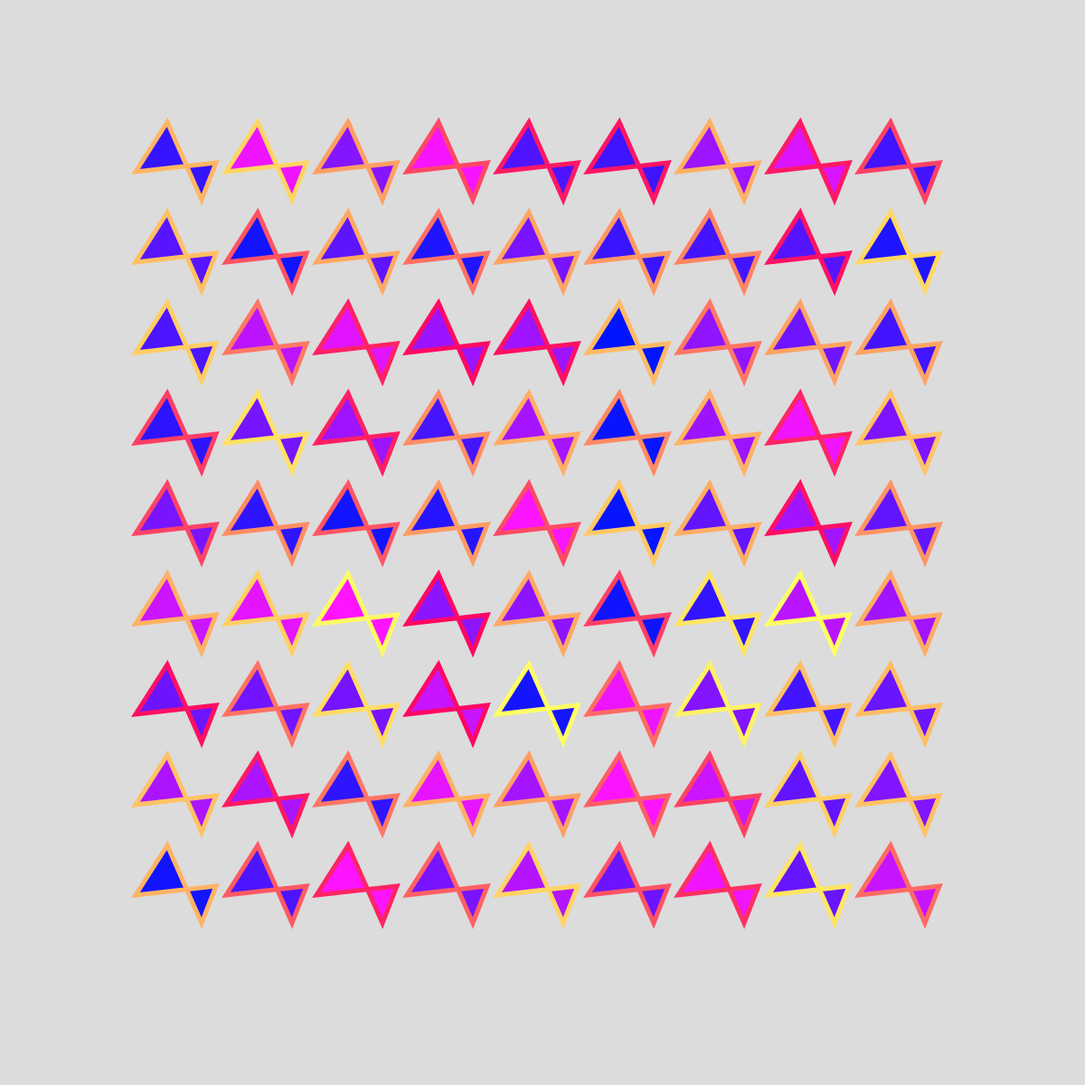
Frame 1 (no input)
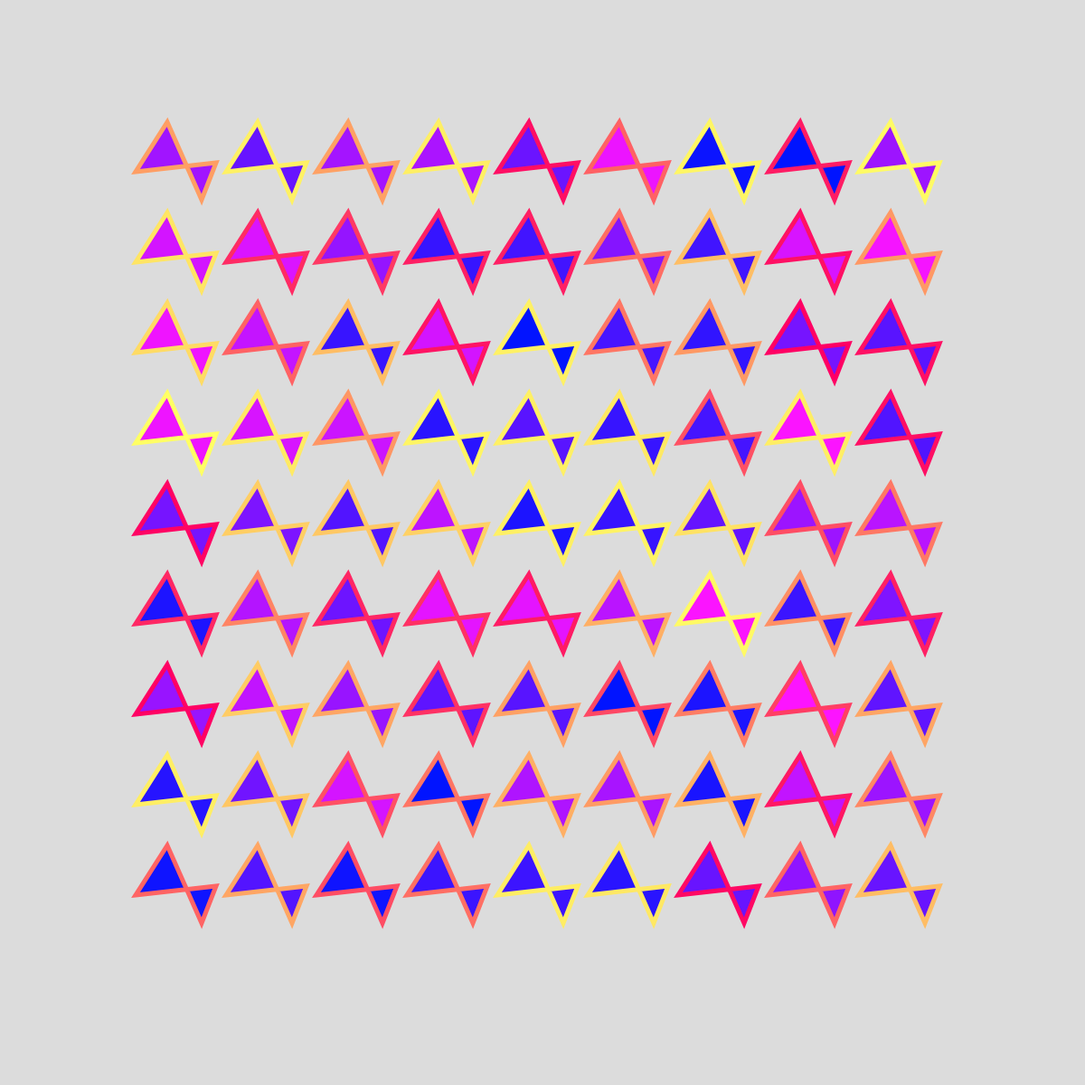
Frame 2 (the mouse pressed at the canvas centre, redrawn once)

The p5.js sketch that drew these frames (run headless with seeded random() and noise() and a simulated clock; the mouse was pressed at the canvas centre and the sketch redrawn once):

// p5.js sketch
// ── sketch.js
function setup() {
  createCanvas(1200, 1200);
  noLoop()
}

function draw() {
  background(220);
  translate(50,55);

  for (let x = 0; x < 9; x++)
    for (let y = 0; y < 9; y++){
      push();
      translate(x * 100, y * 100);
      stroke(255,random(0,255),100);
      strokeWeight(5);
      fill(random(0,255),20,255); 
      quad(100, 135, 189, 125, 173, 166, 135, 80);
      pop();
    }   
}
